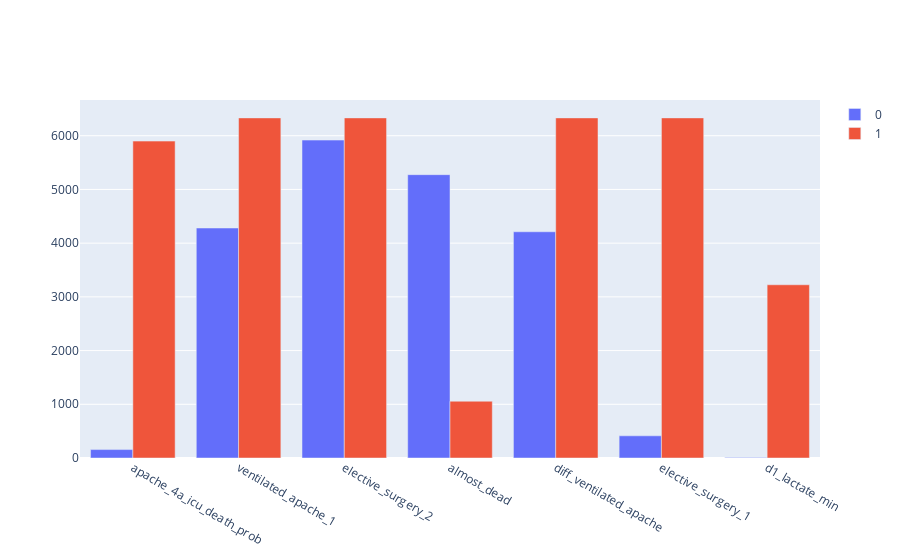

Here is the notebook cell this chart was saved with:
### Code cell
import plotly.graph_objects as go
animals=['apache_4a_icu_death_prob', 'ventilated_apache_1', 'elective_surgery_2', 'almost_dead',
         'diff_ventilated_apache', 'elective_surgery_1', 'd1_lactate_min']

hd1y0 = graph_df.groupby(['apache_4a_icu_death_prob'])['hospital_death'].sum()[0]
hd1y1 = graph_df.groupby(['apache_4a_icu_death_prob'])['hospital_death'].sum().sum()
hd2y0 = graph_df.groupby(['ventilated_apache_1'])['hospital_death'].sum()[0]
hd2y1 = graph_df.groupby(['ventilated_apache_1'])['hospital_death'].sum().sum()
hd3y0 = graph_df.groupby(['elective_surgery_2'])['hospital_death'].sum()[0]
hd3y1 = graph_df.groupby(['elective_surgery_2'])['hospital_death'].sum().sum()
hd4y0 = graph_df.groupby(['almost_dead'])['hospital_death'].sum()[1]
hd4y1 = graph_df.groupby(['almost_dead'])['hospital_death'].sum()[2]
hd5y0 = graph_df.groupby(['diff_ventilated_apache'])['hospital_death'].sum()[0]
hd5y1 = graph_df.groupby(['diff_ventilated_apache'])['hospital_death'].sum().sum()
hd6y0 = graph_df.groupby(['elective_surgery_1'])['hospital_death'].sum()[0]
hd6y1 = graph_df.groupby(['elective_surgery_1'])['hospital_death'].sum().sum()
hd7y0 = graph_df.groupby(['d1_lactate_min'])['hospital_death'].sum()[0]
hd7y1 = graph_df.groupby(['d1_lactate_min'])['hospital_death'].sum().sum()

fig = go.Figure(data=[
    go.Bar(name='0', x = animals, y = [hd1y0, hd2y0, hd3y0, hd4y0, hd5y0, hd6y0, hd7y0]),
    go.Bar(name='1', x = animals, y=[hd1y1, hd2y1, hd3y1, hd4y1, hd5y1, hd6y1, hd7y1])
])
# Change the bar mode
fig.update_layout(barmode='group')
fig.show()

### Figure 1 — Plotly figure (JSON) as saved in the notebook; plotly's stock layout.template omitted (floating-point values rounded to 4 significant figures)
{"data": [{"name": "0", "type": "bar", "x": ["apache_4a_icu_death_prob", "ventilated_apache_1", "elective_surgery_2", "almost_dead", "diff_ventilated_apache", "elective_surgery_1", "d1_lactate_min"], "y": [157, 4282, 5919, 5275, 4212, 413, 11]}, {"name": "1", "type": "bar", "x": ["apache_4a_icu_death_prob", "ventilated_apache_1", "elective_surgery_2", "almost_dead", "diff_ventilated_apache", "elective_surgery_1", "d1_lactate_min"], "y": [5900, 6332, 6332, 1057, 6332, 6332, 3225]}], "layout": {"barmode": "group"}}
